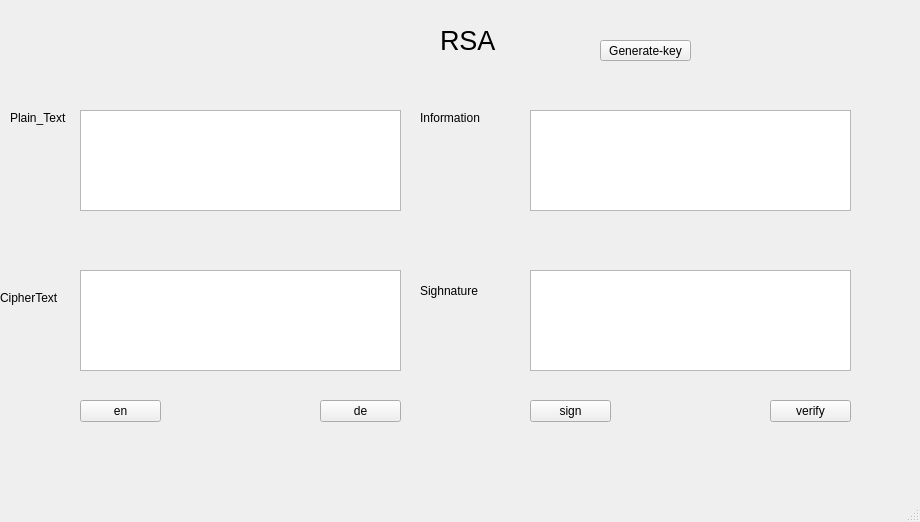
<?xml version="1.0" encoding="UTF-8"?>
<ui version="4.0">
 <class>MainWindow</class>
 <widget class="QMainWindow" name="MainWindow">
  <property name="geometry">
   <rect>
    <x>0</x>
    <y>0</y>
    <width>920</width>
    <height>522</height>
   </rect>
  </property>
  <property name="windowTitle">
   <string>MainWindow</string>
  </property>
  <widget class="QWidget" name="centralwidget">
   <widget class="QLabel" name="label">
    <property name="geometry">
     <rect>
      <x>10</x>
      <y>110</y>
      <width>71</width>
      <height>16</height>
     </rect>
    </property>
    <property name="text">
     <string>Plain_Text</string>
    </property>
   </widget>
   <widget class="QLabel" name="label_2">
    <property name="geometry">
     <rect>
      <x>420</x>
      <y>110</y>
      <width>71</width>
      <height>16</height>
     </rect>
    </property>
    <property name="text">
     <string>Information</string>
    </property>
   </widget>
   <widget class="QLabel" name="label_3">
    <property name="geometry">
     <rect>
      <x>0</x>
      <y>290</y>
      <width>71</width>
      <height>16</height>
     </rect>
    </property>
    <property name="text">
     <string>CipherText</string>
    </property>
   </widget>
   <widget class="QLabel" name="label_4">
    <property name="geometry">
     <rect>
      <x>420</x>
      <y>280</y>
      <width>71</width>
      <height>21</height>
     </rect>
    </property>
    <property name="text">
     <string>Sighnature</string>
    </property>
   </widget>
   <widget class="QLabel" name="label_5">
    <property name="geometry">
     <rect>
      <x>440</x>
      <y>10</y>
      <width>71</width>
      <height>61</height>
     </rect>
    </property>
    <property name="font">
     <font>
      <pointsize>20</pointsize>
     </font>
    </property>
    <property name="text">
     <string>RSA</string>
    </property>
   </widget>
   <widget class="QTextEdit" name="txt_plain_text">
    <property name="geometry">
     <rect>
      <x>80</x>
      <y>110</y>
      <width>321</width>
      <height>101</height>
     </rect>
    </property>
   </widget>
   <widget class="QTextEdit" name="txt_cipher_text">
    <property name="geometry">
     <rect>
      <x>80</x>
      <y>270</y>
      <width>321</width>
      <height>101</height>
     </rect>
    </property>
   </widget>
   <widget class="QTextEdit" name="txt_info">
    <property name="geometry">
     <rect>
      <x>530</x>
      <y>110</y>
      <width>321</width>
      <height>101</height>
     </rect>
    </property>
   </widget>
   <widget class="QTextEdit" name="txt_sigh">
    <property name="geometry">
     <rect>
      <x>530</x>
      <y>270</y>
      <width>321</width>
      <height>101</height>
     </rect>
    </property>
   </widget>
   <widget class="QToolButton" name="btn_gen_keys">
    <property name="geometry">
     <rect>
      <x>600</x>
      <y>40</y>
      <width>91</width>
      <height>21</height>
     </rect>
    </property>
    <property name="text">
     <string>Generate-key</string>
    </property>
   </widget>
   <widget class="QToolButton" name="btn_encrypt">
    <property name="geometry">
     <rect>
      <x>80</x>
      <y>400</y>
      <width>81</width>
      <height>22</height>
     </rect>
    </property>
    <property name="text">
     <string>en</string>
    </property>
   </widget>
   <widget class="QToolButton" name="btn_decrypt">
    <property name="geometry">
     <rect>
      <x>320</x>
      <y>400</y>
      <width>81</width>
      <height>22</height>
     </rect>
    </property>
    <property name="text">
     <string>de</string>
    </property>
   </widget>
   <widget class="QToolButton" name="btn_sign">
    <property name="geometry">
     <rect>
      <x>530</x>
      <y>400</y>
      <width>81</width>
      <height>22</height>
     </rect>
    </property>
    <property name="text">
     <string>sign</string>
    </property>
   </widget>
   <widget class="QToolButton" name="btn_verify">
    <property name="geometry">
     <rect>
      <x>770</x>
      <y>400</y>
      <width>81</width>
      <height>22</height>
     </rect>
    </property>
    <property name="text">
     <string>verify</string>
    </property>
   </widget>
  </widget>
  <widget class="QMenuBar" name="menubar">
   <property name="geometry">
    <rect>
     <x>0</x>
     <y>0</y>
     <width>920</width>
     <height>26</height>
    </rect>
   </property>
  </widget>
  <widget class="QStatusBar" name="statusbar"/>
 </widget>
 <resources/>
 <connections/>
</ui>
